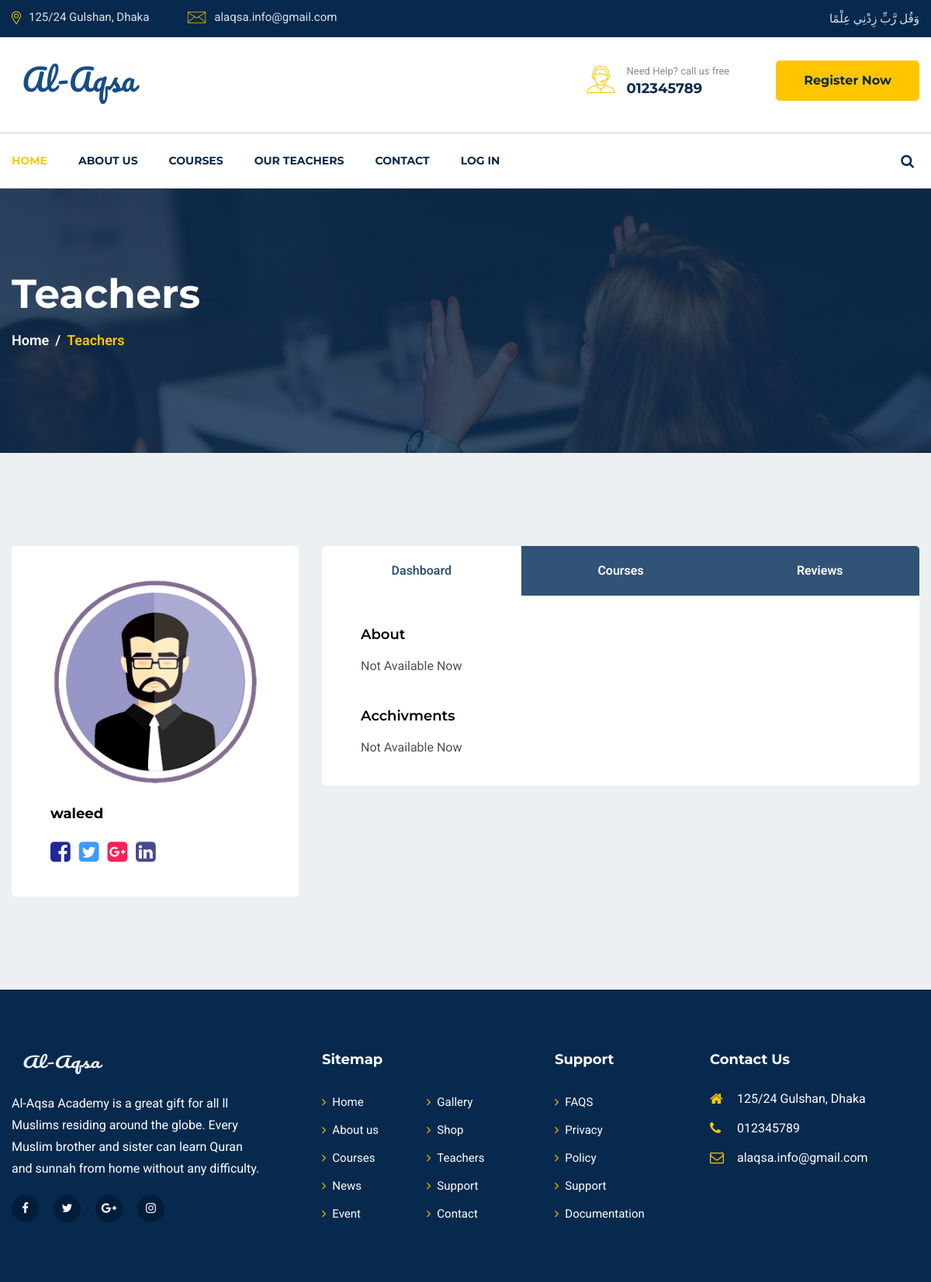
Screenshot of /teacher_profile/waleed/ with the database file from the repository.
### aqsa/models.py (models this page shows, shortened)
class Setting(models.Model):
    header_logo = models.ImageField(blank=True, upload_to='logo/')
    footer_logo = models.ImageField(blank=True, upload_to='logo/')
    short_description = models.TextField()
    helpline = models.CharField(blank=True, max_length=50)
    address = models.CharField(blank=True, max_length=150)
    official_mail=models.CharField(blank=True, max_length=50)
    created_at = models.DateTimeField(auto_now_add=True)
    updated_at = models.DateTimeField(auto_now=True)

class Tutor(models.Model):
    name = models.ForeignKey(User, on_delete=models.CASCADE)
    email = models.CharField(blank=True, max_length=50)
    phone = models.CharField(blank=True, max_length=15)
    details = models.TextField(blank=True)
    achievement = models.TextField(blank=True)
    photo = models.ImageField(blank=True, upload_to='tutor_images/')
    facebook = models.URLField(blank=True, max_length=50)
    instagram = models.URLField(blank=True, max_length=50)
    twitter = models.URLField(blank=True, max_length=50)
    created_at = models.DateTimeField(auto_now_add=True)
    updated_at = models.DateTimeField(auto_now=True)

### aqsa/views.py (the view)
# urls.py: path('teacher_profile/<name>/', getTutor, name="tutor"),
def getTutor(request, name):
    settings_data = get_object_or_404(Setting, id=1)
    course_teacher = get_object_or_404(User, username=name)
    auth = get_object_or_404(Tutor, name=course_teacher)
    course = Course.objects.filter(instructor=auth.id)
    context = {
        'course_teacher':course_teacher,
        'auth':auth,
        'course':course,
        "settings_data":settings_data,
    }
    return render(request, "teachers-singel.html", context)

### templates/teachers-singel.html (shortened to what this page needs)
{% load static %}
    {% include 'header.html' %}
    <section id="page-banner" class="pt-105 pb-130 bg_cover" data-overlay="8" style="background-image: url(images/page-banner-3.jpg)">
        <div class="container">
            <div class="row">
                <div class="col-lg-12">
                    <div class="page-banner-cont">
                        <h2>Teachers</h2>
                        <nav aria-label="breadcrumb">
                            <ol class="breadcrumb">
                                <li class="breadcrumb-item"><a href="#">Home</a></li>
                                <li class="breadcrumb-item active" aria-current="page">Teachers</li>
                            </ol>
                        </nav>
                    </div>
                </div>
            </div>
        </div>
    </section>
    <section id="teachers-singel" class="pt-70 pb-120 gray-bg">
        <div class="container">
            <div class="row justify-content-center">
                <div class="col-lg-4 col-md-8">
                    <div class="teachers-left mt-50">
                        <div class="hero">
                            <img src="{{auth.photo.url}}" alt="Teachers">
                        </div>
                        <div class="name">
                            <h6>{{auth.name}}</h6>
                        </div>
                        <div class="social">
                            <ul>
                                <li><a href="#"><i class="fa fa-facebook-square"></i></a></li>
                                <li><a href="#"><i class="fa fa-twitter-square"></i></a></li>
                                <li><a href="#"><i class="fa fa-google-plus-square"></i></a></li>
                                <li><a href="#"><i class="fa fa-linkedin-square"></i></a></li>
                            </ul>
                        </div>
                    </div>
                </div>
                <div class="col-lg-8">
                    <div class="teachers-right mt-50">
                        <ul class="nav nav-justified" id="myTab" role="tablist">
                            <li class="nav-item">
                                <a class="active" id="dashboard-tab" data-toggle="tab" href="#dashboard" role="tab" aria-controls="dashboard" aria-selected="true">Dashboard</a>
                            </li>
                            <li class="nav-item">
                                <a id="courses-tab" data-toggle="tab" href="#courses" role="tab" aria-controls="courses" aria-selected="false">Courses</a>
                            </li>
                            <li class="nav-item">
                                <a id="reviews-tab" data-toggle="tab" href="#reviews" role="tab" aria-controls="reviews" aria-selected="false">Reviews</a>
                            </li>
                        </ul>
                        <div class="tab-content" id="myTabContent">
                            <div class="tab-pane fade show active" id="dashboard" role="tabpanel" aria-labelledby="dashboard-tab">
                                <div class="dashboard-cont">
                                    <div class="singel-dashboard pt-40">
                                        <h5>About</h5>
                                        <p>{{auth.details}}</p>
                                    </div>
                                    <div class="singel-dashboard pt-40">
                                        <h5>Acchivments</h5>
                                        <p>{{auth.achievement}}</p>
                                    </div>
                                </div>
                            </div>
                        </div>
                    </div>
                </div>
            </div>
        </div>
    </section>
  {% include 'footer.html' %}

### templates/header.html (shortened to what this page needs)
{% load static %}
<!doctype html>
<html lang="en">
<head>
    <link rel="stylesheet" href="{%static ''%}css/slick.css">
    <link rel="stylesheet" href="{%static ''%}css/animate.css">
    <link rel="stylesheet" href="{%static ''%}css/nice-select.css">
    <link rel="stylesheet" href="{%static ''%}css/jquery.nice-number.min.css">
    <link rel="stylesheet" href="{%static ''%}css/magnific-popup.css">
    <link rel="stylesheet" href="{%static ''%}css/bootstrap.min.css">
    <link rel="stylesheet" href="{%static ''%}css/font-awesome.min.css">
    <link rel="stylesheet" href="{%static ''%}css/default.css">
    <link rel="stylesheet" href="{%static ''%}css/style.css">
    <link rel="stylesheet" href="{%static ''%}css/responsive.css">
</head>
<body>
    <header id="header-part">
        <div class="header-top d-none d-lg-block">
            <div class="container">
                <div class="row">
                    <div class="col-lg-6">
                        <div class="header-contact text-lg-left text-center">
                            <ul>
                                <li><img src="{%static ''%}images/all-icon/map.png"
                                        alt="icon"><span>{{settings_data.address}}</span></li>
                                <li><img src="{%static ''%}images/all-icon/email.png"
                                        alt="icon"><span>{{settings_data.official_mail}}</span></li>
                            </ul>
                        </div>
                    </div>
                    <div class="col-lg-6">
                        <div class="header-opening-time text-lg-right text-center">
                            <p>وَقُل رَّبِّ زِدْنِي عِلْمًا </p>
                        </div>
                    </div>
                </div>
            </div>
        </div>
        <div class="header-logo-support pt-30 pb-30">
            <div class="container">
                <div class="row">
                    <div class="col-lg-4 col-md-4">
                        <div class="logo">
                            <a href="{% url 'index' %}">
                                <img src="{{settings_data.header_logo.url}}" alt="Logo">
                            </a>
                        </div>
                    </div>
                    <div class="col-lg-8 col-md-8">
                        <div class="support-button float-right d-none d-md-block">
                            <div class="support float-left">
                                <div class="icon">
                                    <img src="{%static ''%}images/all-icon/support.png" alt="icon">
                                </div>
                                <div class="cont">
                                    <p>Need Help? call us free</p>
                                    <span>{{settings_data.helpline}}</span>
                                </div>
                            </div>
                            <div class="button float-left">
                                <a href="{% url 'register' %}" class="main-btn">Register Now</a>
                            </div>
                        </div>
                    </div>
                </div>
            </div>
        </div>
        <div class="navigation">
            <div class="container">
                <div class="row">
                    <div class="col-lg-10 col-md-10 col-sm-9 col-8">
                        <nav class="navbar navbar-expand-lg">
                            <div class="collapse navbar-collapse sub-menu-bar" id="navbarSupportedContent">
                                <ul class="navbar-nav mr-auto">
                                    <li class="nav-item">
                                        <a class="active" href="{% url 'index' %}">Home</a>
                                    </li>
                                    <li class="nav-item">
                                        <a href="{% url 'about-us' %}">About us</a>
                                    </li>
                                    <li class="nav-item">
                                        <a href="{% url 'all-course' %}">Courses</a>
                                    </li>
                                    <li class="nav-item">
                                        <a href="{% url 'all-teacher' %}">Our teachers</a>
                                    </li>
                                    <li class="nav-item">
                                        <a href="{% url 'contact-us' %}">Contact</a>
                                    </li>
                                    {% if request.user.is_authenticated %}
                                    <li class="nav-item">
                                        <a href="{% url 'logout' %}"><i class="fa fa-sign-out"></i> Log Out</a>
                                    </li>
                                    {% else %}
                                    <li class="nav-item">
                                        <a href="{% url 'login' %}">Log In</a>
                                    </li>
                                    {% endif %}
                                </ul>
                            </div>
                        </nav>
                    </div>
                    <div class="col-lg-2 col-md-2 col-sm-3 col-4">
                        <div class="right-icon text-right">
                            <ul>
                                <li><a href="#" id="search"><i class="fa fa-search"></i></a></li>
                            </ul>
                        </div>
                    </div>
                </div>
            </div>
        </div>
    </header>

### templates/footer.html (shortened to what this page needs)
{% load static %}
<footer id="footer-part">
    <div class="footer-top pt-40 pb-70">
        <div class="container">
            <div class="row">
                <div class="col-lg-4 col-md-6">
                    <div class="footer-about mt-40">
                        <div class="logo">
                            <a href="#"><img src="{{settings_data.footer_logo.url}}" alt="Logo"></a>
                        </div>
                        <p>{{settings_data.short_description}}</p>
                        <ul class="mt-20">
                            <li><a href="#"><i class="fa fa-facebook-f"></i></a></li>
                            <li><a href="#"><i class="fa fa-twitter"></i></a></li>
                            <li><a href="#"><i class="fa fa-google-plus"></i></a></li>
                            <li><a href="#"><i class="fa fa-instagram"></i></a></li>
                        </ul>
                    </div>
                </div>
                <div class="col-lg-3 col-md-6 col-sm-6">
                    <div class="footer-link mt-40">
                        <div class="footer-title pb-25">
                            <h6>Sitemap</h6>
                        </div>
                        <ul>
                            <li><a href="index-2.html"><i class="fa fa-angle-right"></i>Home</a></li>
                            <li><a href="about.html"><i class="fa fa-angle-right"></i>About us</a></li>
                            <li><a href="courses.html"><i class="fa fa-angle-right"></i>Courses</a></li>
                            <li><a href="blog.html"><i class="fa fa-angle-right"></i>News</a></li>
                            <li><a href="events.html"><i class="fa fa-angle-right"></i>Event</a></li>
                        </ul>
                        <ul>
                            <li><a href="#"><i class="fa fa-angle-right"></i>Gallery</a></li>
                            <li><a href="shop.html"><i class="fa fa-angle-right"></i>Shop</a></li>
                            <li><a href="teachers.html"><i class="fa fa-angle-right"></i>Teachers</a></li>
                            <li><a href="#"><i class="fa fa-angle-right"></i>Support</a></li>
                            <li><a href="contact.html"><i class="fa fa-angle-right"></i>Contact</a></li>
                        </ul>
                    </div>
                </div>
                <div class="col-lg-2 col-md-6 col-sm-6">
                    <div class="footer-link support mt-40">
                        <div class="footer-title pb-25">
                            <h6>Support</h6>
                        </div>
                        <ul>
                            <li><a href="#"><i class="fa fa-angle-right"></i>FAQS</a></li>
                            <li><a href="#"><i class="fa fa-angle-right"></i>Privacy</a></li>
                            <li><a href="#"><i class="fa fa-angle-right"></i>Policy</a></li>
                            <li><a href="#"><i class="fa fa-angle-right"></i>Support</a></li>
                            <li><a href="#"><i class="fa fa-angle-right"></i>Documentation</a></li>
                        </ul>
                    </div>
                </div>
                <div class="col-lg-3 col-md-6">
                    <div class="footer-address mt-40">
                        <div class="footer-title pb-25">
                            <h6>Contact Us</h6>
                        </div>
                        <ul>
                            <li>
                                <div class="icon">
                                    <i class="fa fa-home"></i>
                                </div>
                                <div class="cont">
                                    <p>{{settings_data.address}}</p>
                                </div>
                            </li>
                            <li>
                                <div class="icon">
                                    <i class="fa fa-phone"></i>
                                </div>
                                <div class="cont">
                                    <p>{{settings_data.helpline}}</p>
                                </div>
                            </li>
                            <li>
                                <div class="icon">
                                    <i class="fa fa-envelope-o"></i>
                                </div>
                                <div class="cont">
                                    <p>{{settings_data.official_mail}}</p>
                                </div>
                            </li>
                        </ul>
                    </div>
                </div>
            </div>
        </div>
    </div>
</footer>
</body>
</html>

### rows the page displays
Setting: address "125/24 Gulshan, Dhaka", official_mail "alaqsa.info@gmail.com", header_logo (picture), helpline "012345789", footer_logo (picture), short_description "Al-Aqsa Academy is a great gift for all ll Muslims residing around the globe. Every Muslim brother and sister can learn Quran and sunnah from home without any difficulty."
Tutor: photo (picture), name "waleed", details "Not Available Now", achievement "Not Available Now"
